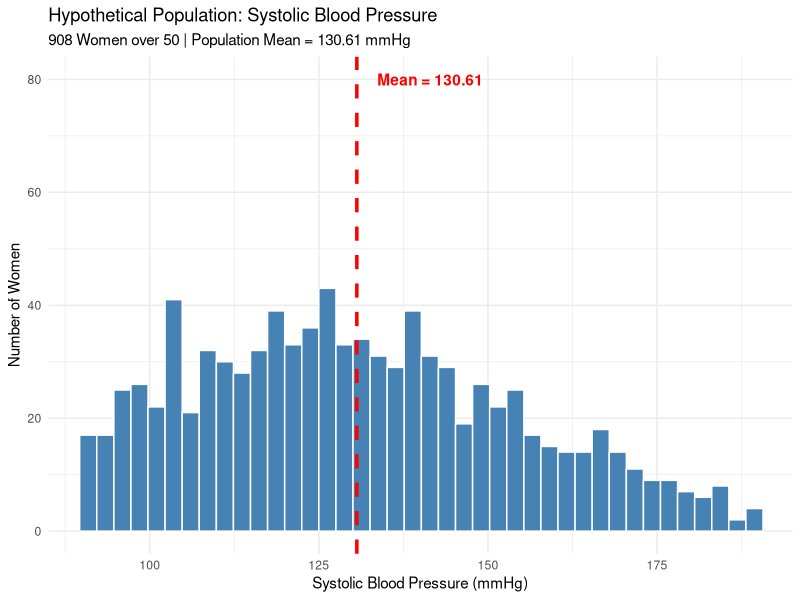
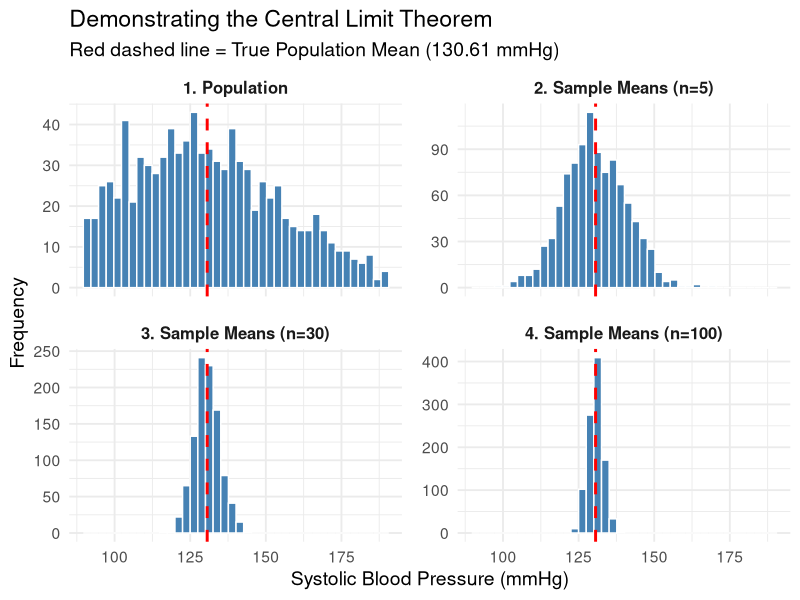

The R script that drew these images, in order:
## ---- chunk 1
knitr::opts_chunk$set(echo = FALSE,
                      message = FALSE,
                      warning = FALSE,
                      comment = "")
## ---- chunk 2
library(tidyverse)

# Set a seed so that our "random" population is exactly the same every time we run this code
set.seed(42)

# 1. Define the Gamma distribution parameters
# Target mean = 130. 
# We chose a shape of 20 to give us a good right-skew and realistic variance.
# Since Mean = shape * scale, then scale = Mean / shape.
target_mean <- 130
shape_param <- 20
scale_param <- target_mean / shape_param

# 2. Generate the population data frame
# We use tibble() to create a clean, modern data frame
population_data <- tibble(
    patient_id = 1:1000,
    sbp = rgamma(n = 1000, shape = shape_param, scale = scale_param)
)
population_data <- population_data |> 
    filter(sbp >= 90 & sbp <= 190) 
    

# 3. Calculate and save the exact population mean
pop_mean <- mean(population_data$sbp)
## ---- chunk 3
# 4. Create a plot to visualize the right skew and the population mean line
ggplot(data = population_data, aes(x = sbp)) +
    geom_histogram(fill = "steelblue", color = "white", bins = 40) +
    # Add the vertical line for our population mean
    geom_vline(xintercept = pop_mean, color = "red", linetype = "dashed", linewidth = 1.2) +
    annotate(
        geom = "text", 
        x = pop_mean + 3,    # Places the text slightly to the right of the line
        y = 80,              # Sets the height of the text (adjust if your y-axis changes)
        label = paste("Mean =", round(pop_mean, 2)), 
        color = "red", 
        fontface = "bold",
        hjust = 0            # Left-aligns the text so it flows away from the line
    ) +
    coord_cartesian(xlim = c(90, 190)) +
    labs(
        title = "Hypothetical Population: Systolic Blood Pressure",
        subtitle = paste("908 Women over 50 | Population Mean =", round(pop_mean, 2), "mmHg"),
        x = "Systolic Blood Pressure (mmHg)",
        y = "Number of Women"
    ) +
    theme_minimal()
## ---- chunk 4
# Define the number of simulations we want to run
n_sims <- 1000

# 1. Simulate the sampling process
# replicate() repeats the sampling process 1000 times.
# sample() draws 'size' number of blood pressures from our population data.
means_n5   <- replicate(n_sims, mean(sample(population_data$sbp, size = 5, replace = TRUE)))
means_n30  <- replicate(n_sims, mean(sample(population_data$sbp, size = 30, replace = TRUE)))
means_n100 <- replicate(n_sims, mean(sample(population_data$sbp, size = 100, replace = TRUE)))

# 2. Build individual data frames for each group
# This follows your exact "Group" and "Value" structure
df_pop <- tibble(
    Group = "1. Population",
    Value = population_data$sbp
)

df_n5 <- tibble(
    Group = "2. Sample Means (n=5)",
    Value = means_n5
)

df_n30 <- tibble(
    Group = "3. Sample Means (n=30)",
    Value = means_n30
)

df_n100 <- tibble(
    Group = "4. Sample Means (n=100)",
    Value = means_n100
)

# 3. Stack everything into a single master data frame
master_data <- bind_rows(df_pop, df_n5, df_n30, df_n100)

# Optional but recommended: Turn 'Group' into a factor to lock in the sorting order.
# Because you cleverly added "1., 2., 3., 4." to the names, it will naturally sort well, 
# but making it a factor ensures ggplot2 respects this exact order.
master_data <- master_data %>%
    mutate(Group = factor(Group))


## ---- chunk 5
# Take a quick peek at the structure of our new master dataset

master_data |> 
    group_by(Group) |> 
    summarise(Size = n(),
              Mean = mean(Value),
              Median = median(Value),
              SD = sd(Value),
              Q1 = quantile(Value, 0.25),
              Q3 = quantile(Value, 0.75),
              Min = min(Value),
              Max = max(Value)
              ) |> 
    knitr::kable(align = c("l","r","r","r","r","r","r","r","r"),
                 digits = 1)

## ---- chunk 6
# Create the ultimate Central Limit Theorem visualization
ggplot(data = master_data, aes(x = Value)) +
    # Draw the histograms (we use a density stat so the y-axis represents proportions, 
    # which makes comparing different curve shapes much cleaner, though counts work too!)
    geom_histogram(fill = "steelblue", color = "white", bins = 40) +
    
    # Property A: Unbiasedness (The red dashed line for Population Mean)
    geom_vline(xintercept = pop_mean, color = "red", linetype = "dashed", linewidth = 1) +
    
    # Property B & C: The 2x2 Grid with a locked x-axis and free y-axis
    facet_wrap(~ Group, ncol = 2, scales = "free_y") +
    
    # Lock the x-axis view from 90 to 190 as requested
    coord_cartesian(xlim = c(90, 190)) +
    
    # Add clear labels for the presentation
    labs(
        title = "Demonstrating the Central Limit Theorem",
        subtitle = paste("Red dashed line = True Population Mean (", round(pop_mean, 2), " mmHg)", sep = ""),
        x = "Systolic Blood Pressure (mmHg)",
        y = "Frequency"
    ) +
    
    # A clean theme perfect for PowerPoint slides
    theme_minimal(base_size = 14) +
    theme(
        strip.text = element_text(face = "bold", size = 12), # Makes the 1, 2, 3, 4 labels pop
        panel.spacing = unit(1, "lines") # Adds a little breathing room between the 4 plots
    )
## ---- chunk 7
sem <- data.frame(
    SEM=c(
        sd(population_data$sbp)/sqrt(length(population_data$sbp)),
        sd(sample(population_data$sbp, size = 5, replace = TRUE))/sqrt(5),
        sd(sample(population_data$sbp, size = 30, replace = TRUE))/sqrt(30),
        sd(sample(population_data$sbp, size = 100, replace = TRUE))/sqrt(100),
        sd(sample(population_data$sbp, size = 500, replace = TRUE))/sqrt(500)
    ),
    Mean=c(
        mean(population_data$sbp),
        mean(sample(population_data$sbp, size = 5, replace = TRUE)),
        mean(sample(population_data$sbp, size = 30, replace = TRUE)),
        mean(sample(population_data$sbp, size = 100, replace = TRUE)),
        mean(sample(population_data$sbp, size = 500, replace = TRUE))
    ),
    N = c(length(population_data$sbp),5,30,100,500), 
    ID = c("Population",as.character(1:4))
)
sem |> 
    select(ID,N, Mean, SEM) |> 
    knitr::kable(align = c("l","r","r","r"),
                 digits = 1)
